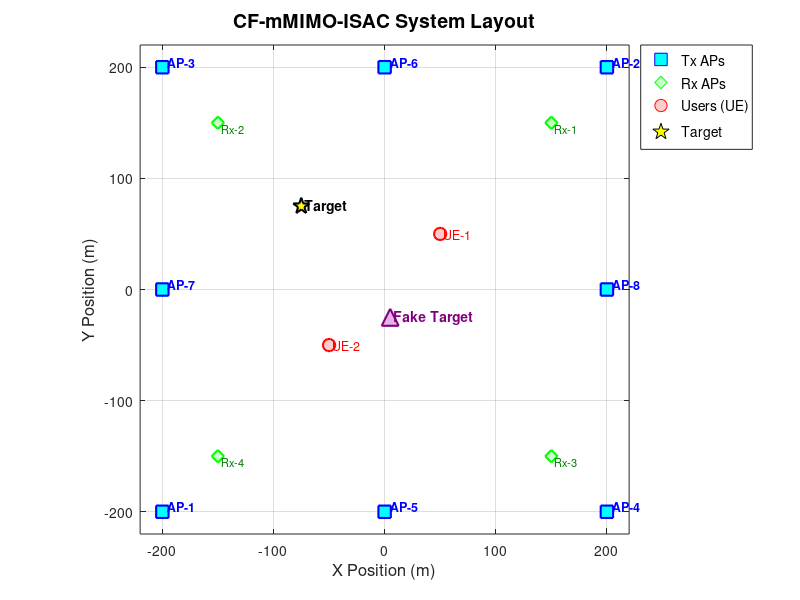

This chart was generated by the following MATLAB code:
clear; clc; close all;
%%%%%%%%%%%%%%%%%%%%%%%%%%%%%%%%%%%%%%%%%%%%%%%%%%%%%%坐标位置分布图绘制%%%%%%%%%%%%%%%%%%%%%%%%%%%%%%%%%%%%%%%%%%%%%%%%%%%%%%%
%% 1. 数据定义
PosAPs = [-200,-200;200,200;-200,200;200,-200;0,-200;0,200;-200,0;200,0];


Posue = [50,50;-50 -50];

PosRx = [150,150;-150,150;150,-150;-150,-150]; %location of Receive APs for Nrx= 4

xtarget = -75;
ytarget = -xtarget; % 即 75
PosTarget = [xtarget, ytarget];
Fake_Target_Pos=PosTarget + [80, -100];
%% 2. 绘图设置
figure('Color', 'w', 'Name', 'System Topology'); 
hold on; 
grid on; 
box on;
axis equal; % 保持横纵坐标比例一致，防止图形变形

%% 3. 绘制各个元素

% --- 绘制发射 AP (Tx APs) ---
% 使用蓝色正方形表示
h_ap = scatter(PosAPs(:,1), PosAPs(:,2), 80, 's', ...
    'MarkerEdgeColor', 'b', 'MarkerFaceColor', 'c', ...
    'LineWidth', 1.5, 'DisplayName', 'Tx APs');

% *** 关键步骤：为 AP 添加编号标签 ***
for i = 1:size(PosAPs, 1)
    % 在点旁边添加文本，(i) 就是输入的顺序索引
    text(PosAPs(i,1) + 5, PosAPs(i,2) + 5, sprintf('AP-%d', i), ...
        'FontSize', 9, 'FontWeight', 'bold', 'Color', 'b');
end

% --- 绘制接收 AP (Rx APs) ---
% 使用绿色菱形表示
h_rx = scatter(PosRx(:,1), PosRx(:,2), 80, 'd', ...
    'MarkerEdgeColor', 'g', 'MarkerFaceColor', [0.8 1 0.8], ...
    'LineWidth', 1.5, 'DisplayName', 'Rx APs');

% (可选) 为 Rx AP 添加标签
for i = 1:size(PosRx, 1)
    text(PosRx(i,1) + 3, PosRx(i,2) - 5, sprintf('Rx-%d', i), ...
        'FontSize', 8, 'Color', [0 0.5 0]);
end

% --- 绘制用户 (Users) ---
% 使用红色圆圈表示
h_ue = scatter(Posue(:,1), Posue(:,2), 80, 'o', ...
    'MarkerEdgeColor', 'r', 'MarkerFaceColor', [1 0.8 0.8], ...
    'LineWidth', 1.5, 'DisplayName', 'Users (UE)');

% (可选) 为用户添加标签
for i = 1:size(Posue, 1)
    text(Posue(i,1) + 3, Posue(i,2), sprintf('UE-%d', i), ...
        'FontSize', 9, 'Color', 'r');
end

% --- 绘制目标 (Target) ---
% 使用黑色五角星表示
h_tg = scatter(PosTarget(1), PosTarget(2), 150, 'p', ...
    'MarkerEdgeColor', 'k', 'MarkerFaceColor', 'y', ...
    'LineWidth', 1.5, 'DisplayName', 'Target');

text(PosTarget(1) + 3, PosTarget(2), 'Target', ...
    'FontSize', 10, 'FontWeight', 'bold');

% --- 绘制假目标 (Fake Target) ---
% 使用紫色五角星 / 或叉号区分
h_fake = scatter(Fake_Target_Pos(1), Fake_Target_Pos(2), 150, '^', ...
    'MarkerEdgeColor', [0.5 0 0.5], ...
    'MarkerFaceColor', [0.9 0.7 0.9], ...
    'LineWidth', 1.5, 'DisplayName', 'Fake Target');

text(Fake_Target_Pos(1) + 3, Fake_Target_Pos(2), 'Fake Target', ...
    'FontSize', 10, 'FontWeight', 'bold', 'Color', [0.5 0 0.5]);
%% 4. 图形美化
xlabel('X Position (m)', 'FontSize', 12);
ylabel('Y Position (m)', 'FontSize', 12);
title('CF-mMIMO-ISAC System Layout', 'FontSize', 14);

% 设置图例
legend([h_ap, h_rx, h_ue, h_tg], 'Location', 'bestoutside', 'FontSize', 10);

% 自动调整坐标轴范围，留出一点边距
margin = 20;
xlim([min([PosAPs(:,1); Posue(:,1); PosRx(:,1); xtarget]) - margin, ...
      max([PosAPs(:,1); Posue(:,1); PosRx(:,1); xtarget]) + margin]);
ylim([min([PosAPs(:,2); Posue(:,2); PosRx(:,2); ytarget]) - margin, ...
      max([PosAPs(:,2); Posue(:,2); PosRx(:,2); ytarget]) + margin]);
